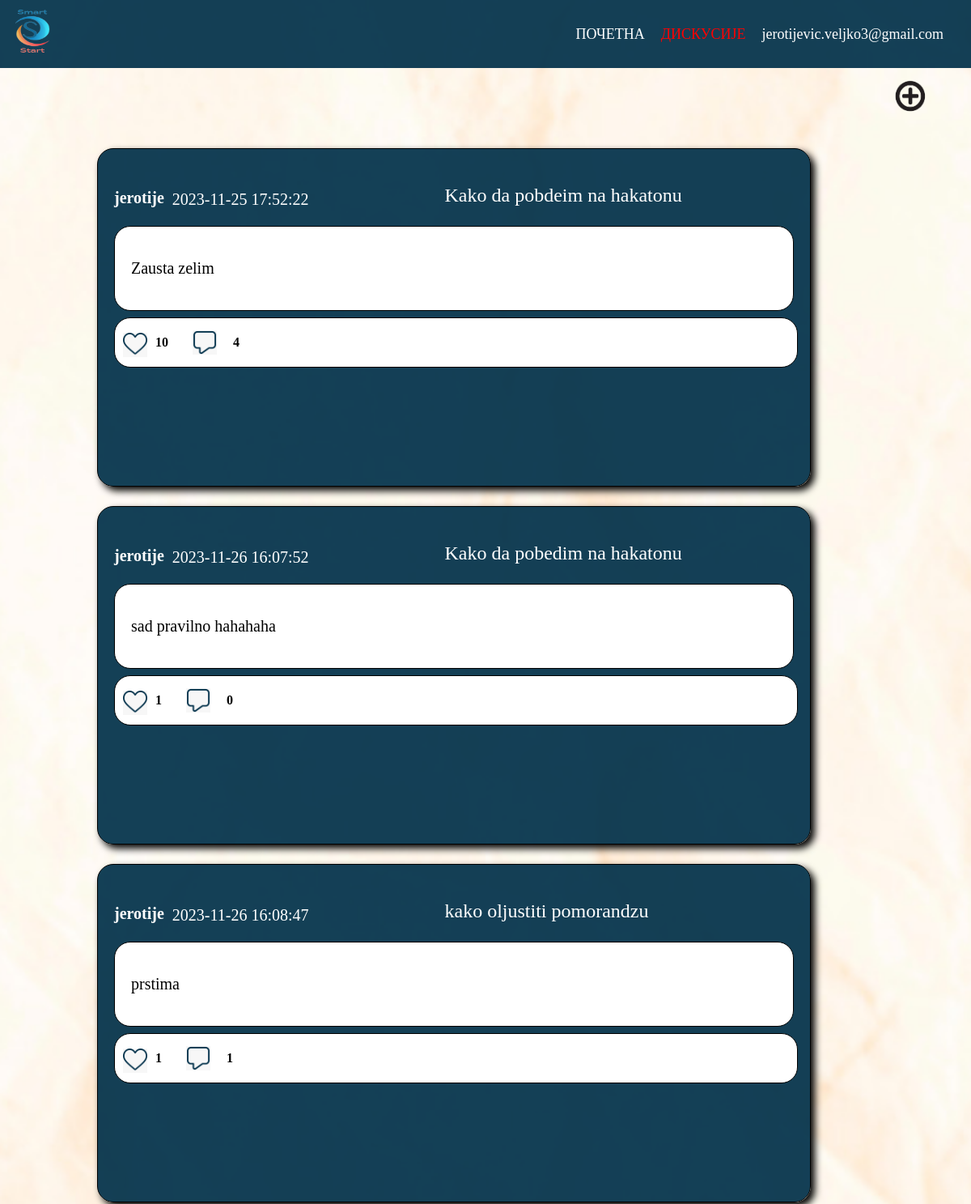
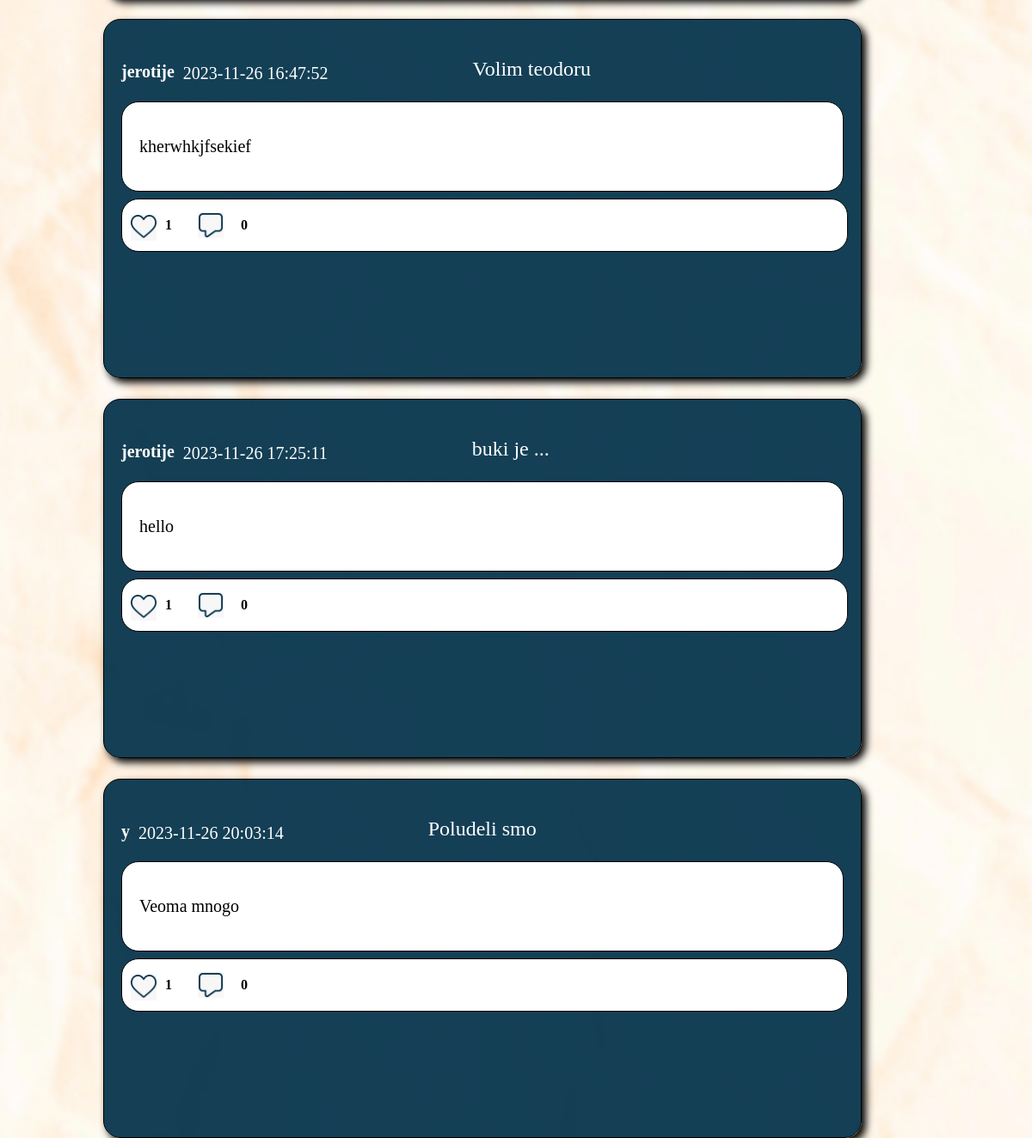
The page /disscusion.php (signed in) on the database its author committed (2 pictures, top to bottom).
### tables this page shows
CREATE TABLE `discussion` (
  `DiskusijaID` int(11) NOT NULL,
  `UserID` int(11) NOT NULL,
  `Naslov` varchar(40) NOT NULL,
  `Datum` datetime NOT NULL,
  `BrLajkova` int(11) NOT NULL DEFAULT 0,
  `Tekst` text NOT NULL
);

CREATE TABLE `users` (
  `UserID` int(11) NOT NULL,
  `Email` varchar(30) NOT NULL,
  `Username` varchar(30) NOT NULL,
  `Password` text NOT NULL
);

### disscusion.php (the view, shortened to what this page needs)
<!DOCTYPE html>
<html lang="en">
<head>
    <link rel="stylesheet" href="style.css?v=<?php echo time(); ?>">
    <link rel="stylesheet" href="info.css?v=<?php echo time(); ?>">
</head>
<body>
    <header class="zaglavlje">
        <nav>
            <div class="logo">
                <img src="slike/Smart__1_-removebg-preview2-removebg-preview.png" alt="logo" class="SlikaLoga">
            </div>
            <div class="navmeni">
            <a href="index.php" class="navigacioniMeni">ПОЧЕТНА</a>
            <a href="#" class="navigacioniMeni" id="active">ДИСКУСИЈЕ</a>
            <?php
                            if(!isset($_SESSION["Email"]))
                                echo '<a href="register.php" class="navigacioniMeni">РЕГИСТРУЈ СЕ</a>';
                            else echo '<a href="logout.php" class="navigacioniMeni">'.$_SESSION["Email"].'</a>';
                        ?>
        </div>
        </nav>
    </header>
    <main class="izgledDiskusije">
        <a href="dodajDiskusiju.php"><input type="image" src="slike/plus-removebg-preview.png" height="50px" width="50px" class="dodaj"></a>
        <?php
        $con = connect();
        $result = $con->query("SELECT d.*, u.Username, COUNT(c.Tekst) as a FROM discussion d LEFT JOIN users u ON d.UserID=u.UserID LEFT JOIN comments c ON d.DiskusijaID = c.DiskusijaID GROUP BY d.DiskusijaID, d.UserID, d.Naslov, d.Datum, d.BrLajkova, d.BrLajkova, d.Tekst, u.Username");
        while($row = $result->fetch_assoc()) {
            echo '<div class="margineDiskusije">
            <div class="korisnickoime">
                <p class="ime">'.$row["Username"].'</p>
                <p class="datum">'.$row["Datum"].'</p>
                <div class="NALOV"><p class="naslov">'.$row["Naslov"].'</p></div>
            </div>
            <div class="blog">
                <p class="Lorem">'.$row["Tekst"].'</p>
            </div>
            <div class="LajkIkomentar">
                <div class="lajk">
                    <input type="image" src="slike/lajk.jpg" onclick="PromenaBoje('.$row["DiskusijaID"].')" width="40px" height="40px" class="slikaLajka" id="srce'.$row["DiskusijaID"].'">
                    <b><p class="brojevi" id="broj'.$row["DiskusijaID"].'">'.$row["BrLajkova"].'</p></b>
                </div>
                <div class="komentar">
                    <a href="dodajKomentarNaObjavu.php?diskusijaID='.$row["DiskusijaID"].'"><input type="image" src="slike/komentar.jpg" href="" width="40px" height="40px" class="slikaKomentara"></a>
                    <b><p class="brojevi">'.$row["a"].'</p></b>
                </div>
            </div>
        </div>';
        }
        ?>
    </main>
</body>
</html>

### style.css (style rules this page uses)
body { background-image: url('slike/pozadina.jpg'); background-size:cover; margin: 0%; padding: 0%; }
.SlikaLoga { width: 80px; height: 80px; }
a { cursor: pointer; margin: 0%; padding: 10px; text-decoration: none; color:black; font-size: 18px; }
nav { display: flex; justify-content: space-between; align-items: center; flex-wrap: wrap; width: 100%; }
.zaglavlje { max-width: 100; background-color: #003049eb; }
.navmeni { margin-right: 2%; display: flex; justify-content: flex-end; align-items: center; flex-wrap: wrap; }
#active { color:red ; }
.navigacioniMeni { color:white; }

### info.css (style rules this page uses)
body { background-image: url('slike/pozadinaZaInfo.jpg'); background-repeat: no-repeat; background-size: cover; height: max-content; background-position: center; }
.brojevi { font-size: 16px; margin-left: 10px; }
.margineDiskusije { box-shadow: 5px 5px 10px black; border: 1px solid black; border-radius: 20px; height: 47vh; padding:20px; background-color:#003049eb; width:70%; margin-left: 10%; margin-top: 2%; }
.ime { display: flex; font-weight: 600; font-size: 20px; margin-top:3%; text-align: left; color:white; }
.blog { max-height: fit-content; display: flex; flex-wrap: wrap; justify-content:flex-start; align-items: center; border-radius: 20px; border:1px solid black; background-color: white; }
.Lorem { font-size: 20px; padding:20px 20px 20px 20px; }
.LajkIkomentar { border: 1px solid black; width:98%; background-color: white; margin-top: 1%; border-radius: 20px; display: flex; justify-content: flex-start; align-items: center; padding:0px 10px; }
.slikaLajka { margin-top: 10%; height:30px; width:30px; }
.slikaKomentara { margin-top: 10%; margin-left: 20px; height:30px; width:30px; }
.dodaj { position: -webkit-sticky; position: sticky; top: 0; padding: 10px; font-size: 20px; margin-left: 90%; }
.korisnickoime { display: flex; justify-content: flex-start; align-items: center; }
.datum { font-size: 20px; color:white; margin-left: 10px; margin-top: 30px; }
.naslov { font-size: 24px; color:white; }
.NALOV { margin-left: 20%; }
.lajk { display: flex; justify-content: flex-start; align-items: center; }
.komentar { display: flex; justify-content: flex-start; align-items: center; }

### rows shown on the page
discussion: UserID.Username "jerotije", Datum "2023-11-25 17:52:22", Naslov "Kako da pobdeim na hakatonu", Tekst "Zausta zelim", BrLajkova "10", a "4"
discussion: UserID.Username "jerotije", Datum "2023-11-26 16:07:52", Naslov "Kako da pobedim na hakatonu", Tekst "sad pravilno hahahaha", BrLajkova "1", a "0"
discussion: UserID.Username "jerotije", Datum "2023-11-26 16:08:47", Naslov "kako oljustiti pomorandzu", Tekst "prstima", BrLajkova "1", a "1"
discussion: UserID.Username "jerotije", Datum "2023-11-26 16:47:52", Naslov "Volim teodoru", Tekst "kherwhkjfsekief", BrLajkova "1", a "0"
discussion: UserID.Username "jerotije", Datum "2023-11-26 17:25:11", Naslov "buki je ...", Tekst "hello", BrLajkova "1", a "0"
discussion: UserID.Username "y", Datum "2023-11-26 20:03:14", Naslov "Poludeli smo", Tekst "Veoma mnogo", BrLajkova "1", a "0"

### other values the page prints
$_SESSION["Email"] "jerotijevic.veljko3@gmail.com"
